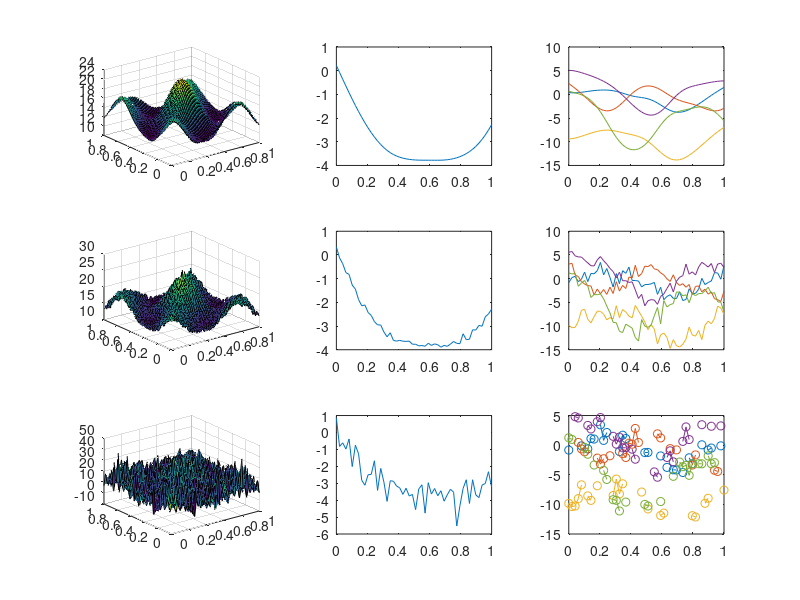

MATLAB code for this plot: (Note: this script raises an error after producing the figure.)
%% Simulate Data
M =50;
Sigma = zeros(M, M);
t = linspace(0, 1, 50);
for i = 1:50
    for j = 1:i
        Sigma(i, j) = 20 * exp(-(2*sin(pi*(t(i)-t(j))/.75).^2)/5 );
        Sigma(j, i) = Sigma(i, j);
    end
end

mu = (4.*t.^3 + 6.*t.^2 - 12.*t);

subplot(1,2,1)
surf(t, t, Sigma)
subplot(1,2,2)
plot(t, mu)

X = mvnrnd(mu, Sigma, 100); %truth
subplot(3,3,1)
surf(t, t, cov(X))
subplot(3,3,2)
plot(t, mean(X))
subplot(3,3,3)
plot(t, X(1:5,:))

rng('default')
Y = X + normrnd(0,1,100, 50); %dense
subplot(3,3,4)
surf(t, t, cov(Y))
subplot(3,3,5)
plot(t, mean(Y))
subplot(3,3,6)
plot(t, Y(1:5,:))

Y_sp = Y; %sparse
for i = 1:100
    Y_sp(i, randsample(50, 50-randsample(15:25, 1))) = nan;
end
subplot(3,3,7)
surf(t, t, cov(Y_sp, 'partialrows'))
subplot(3,3,8)
plot(t, mean(Y_sp, 'omitnan'))
subplot(3,3,9)
plot(t, Y_sp(1:5,:), '-o')

data.X = X; data.Y = Y; data.Y_sp = Y_sp; data.Sigma = Sigma; data.mu = mu;
data.grid = t; data.iDTY = mat2iDTY(data.Y, data.grid);
data.iDTYsp = mat2iDTY(data.Y_sp, data.grid);

%% LRCOV
% Dense estimations
tic
[R, sig2, OUTs] = LRCov(data.iDTY);
toc
subplot(1,2,1)
surf(OUTs.RRTx)
subplot(1,2,2)
surf(cov(data.X))
rmse(OUTs.RRTx,cov(data.X), 'all')

% Sparse estimations
[R, sig2, OUTs] = LRCov(data.iDTYsp);
subplot(1,2,1)
surf(OUTs.RRTx)
subplot(1,2,2)
surf(cov(data.X))
rmse(OUTs.RRTx,cov(data.X), 'all')

% use LLK
[R, sig2, OUTs] = LRCov(data.iDTYsp,[], [], [], [], 1, [], [], [], [], [], 0);
subplot(1,2,1)
surf(OUTs.RRTx)
subplot(1,2,2)
surf(cov(data.X))

rmse(OUTs.RRTx,cov(data.X), 'all')

% Example Paper Sims
% Update folder path
load('...\Data\Can_temp_35x52_1.mat')
[R, sig2, OUTs] = LRCov(mat2iDTY(sim_data.Y));
rmse(OUTs.RRTx, cov(sim_data.X), 'all')

load('...\Data\eggcrate_50x50_1.mat')
[R, sig2, OUTs] = LRCov(mat2iDTY(sim_data.Y));
rmse(OUTs.RRTx, cov(sim_data.X), 'all')

load('...\Data\matern_50x50_1.mat')
[R, sig2, OUTs] = LRCov(mat2iDTY(sim_data.Y));
rmse(OUTs.RRTx, cov(sim_data.X), 'all')



%% CholCov
% Dense estimations
[L, sig2, OUTs] = PDCov(data.Y);
subplot(2,2,1)
surf(OUTs.LLTx)
subplot(2,2,2)
surf(cov(data.X))
subplot(2,2,3)
surf(L) 
subplot(2,2,4)
surf(chol(cov(data.X) + eye(50).*1e-6)')
rmse(OUTs.LLTx, cov(data.X), 'all')
% Sparse estimations
[L, sig2, OUTs] = PDCov(data.Y_sp);
subplot(2,2,1)
surf(OUTs.LLTx)
subplot(2,2,2)
surf(cov(data.X))
subplot(2,2,3)
surf(L) 
subplot(2,2,4)
surf(chol(cov(data.X) + eye(50).*1e-6)')
rmse(OUTs.LLTx, cov(data.X), 'all')


% Examples from Paper sims
% Update folder path
load('...\Data\Can_temp_35x52_1.mat')
[L, sig2, OUTs] = PDCov(sim_data.Y);
rmse(OUTs.LLTx, cov(sim_data.X), 'all')

load('...\Data\eggcrate_50x50_1.mat')
[L, sig2, OUTs] = PDCov(sim_data.Y);
rmse(OUTs.LLTx, cov(sim_data.X), 'all')

load('...\Data\matern_50x50_1.mat')
[L, sig2, OUTs] = PDCov(sim_data.Y);
rmse(OUTs.LLTx, cov(sim_data.X), 'all')

%% Irreg and Sparse for LRCov

M = 50; n = 50;
k = 1:3; t = linspace(0, 1, M);
D = diag(0.5.^(k-1));
sp_grids = cell(n, 1);
for i = 1:n
    sp_grids{i} = sort(round(rand(randi([5,15], 1),1), 4));
end
all_t = union(vertcat(sp_grids{:})', t);

big_mu = 5*sin(2*pi*all_t);
big_U = [sqrt(2)*sin(2*pi*all_t)', sqrt(2)*cos(4*pi*all_t)', sqrt(2)*sin(4*pi*all_t)'];
big_Sigma = big_U*D*big_U';
big_X = mvnrnd(big_mu, big_Sigma, n); %truth
rng('default')
big_Y = big_X + normrnd(0,1,n, length(all_t)); %dense
t_ind = ismember(all_t, t);
X = big_X(:,t_ind);
Y = big_Y(:,t_ind);

Y_sp = cell(n, 1);
Y_iDTY = [];
for i = 1:n
    ti = sp_grids{i};
    ni = length(ti);
    Y_sp{i} = big_Y(i, ismember(all_t, ti));
    Y_iDTY = [Y_iDTY; [repelem(i, ni)', sp_grids{i}, Y_sp{i}']];
end

[R, sig2, OUTs] = LRCov(Y_iDTY);
rmse(OUTs.RRTx, cov(X), 'all')
subplot(1,2,1)
surf(OUTs.RRTx)
subplot(1,2,2)
surf(cov(X))

% use LLK
[R, sig2, OUTs] = LRCov(Y_iDTY,[], [], [], [], 1, [], [], [], [], [], 0);
subplot(1,2,1)
surf(OUTs.RRTx)
subplot(1,2,2)
surf(cov(X))
rmse(OUTs.RRTx,cov(X), 'all')